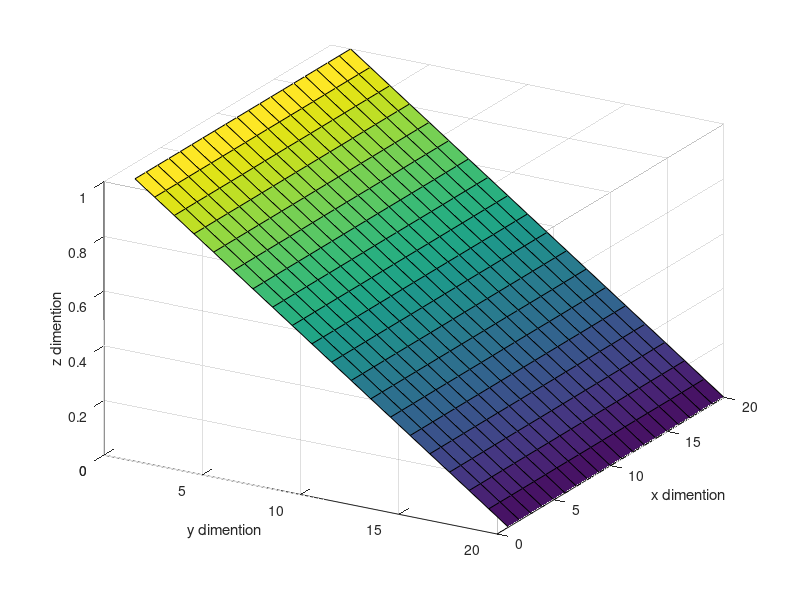

Here is the MATLAB script that generated this plot:
clearvars
%initialize matrix
nx = 20;
ny = 20;
matrixV = zeros(ny,nx);

G = sparse(nx*ny);
B = zeros(1,nx*ny);
cMap = ones(nx,ny);


%loop across iteration

for i = 1:nx
    for j = 1:ny
        n = j + (i - 1) * ny;
        if i == 1
            % left define V(G(n))=B(n)
            G(n, :) = 0;
            G(n, n) = 1;
            B(n) = 1;
        elseif i == nx
            % right
            G(n, :) = 0;
            G(n, n) = 1;
            B(n) = 0;
        elseif j == 1
            % bottom except for two sides
            % avoid index over boundary
            nxm = j + (i - 2) * ny;
            nxp = j + (i) * ny;
            nyp = j + 1 + (i - 1) * ny;
            
            %default cMap=1 to be average
            rxm = (cMap(i, j) + cMap(i - 1, j)) / 2.0;
            rxp = (cMap(i, j) + cMap(i + 1, j)) / 2.0;
            ryp = (cMap(i, j) + cMap(i, j + 1)) / 2.0;
            
            G(n, n) = -(rxm+rxp+ryp);
            G(n, nxm) = rxm;
            G(n, nxp) = rxp;
            G(n, nyp) = ryp;
            
        elseif j ==  ny
            % top
            nxm = j + (i - 2) * ny;
            nxp = j + (i) * ny;
            nym = j - 1 + (i - 1) * ny;
            
            rxm = (cMap(i, j) + cMap(i - 1, j)) / 2.0;
            rxp = (cMap(i, j) + cMap(i + 1, j)) / 2.0;
            rym = (cMap(i, j) + cMap(i, j - 1)) / 2.0;
            
            G(n, n) = -(rxm + rxp + rym);
            G(n, nxm) = rxm;
            G(n, nxp) = rxp;
            G(n, nym) = rym;
        else
            nxm = j + (i-2)*ny;
            nxp = j + (i)*ny;
            nym = j-1 + (i-1)*ny;
            nyp = j+1 + (i-1)*ny;
            
            rxm = (cMap(i,j) + cMap(i-1,j))/2.0;
            rxp = (cMap(i,j) + cMap(i+1,j))/2.0;
            rym = (cMap(i,j) + cMap(i,j-1))/2.0;
            ryp = (cMap(i,j) + cMap(i,j+1))/2.0;
            
            G(n,n) = -(rxm+rxp+rym+ryp);
            G(n,nxm) = rxm;
            G(n,nxp) = rxp;
            G(n,nym) = rym;
            G(n,nyp) = ryp;
        end
        % not really derivative but actual voltages
        
        
    end
    
end
Vvector = G\B';
Vmatrix = zeros(ny,nx);
for i = 1:nx
    for j = 1:ny
        n = j + (i - 1) * ny;
        
        Vmatrix(j, i) = Vvector(n);
    end
end
figure(3)
H = surf(Vmatrix');
xlabel('x dimention')
ylabel('y dimention')
zlabel('z dimention')
view(60,-30)
